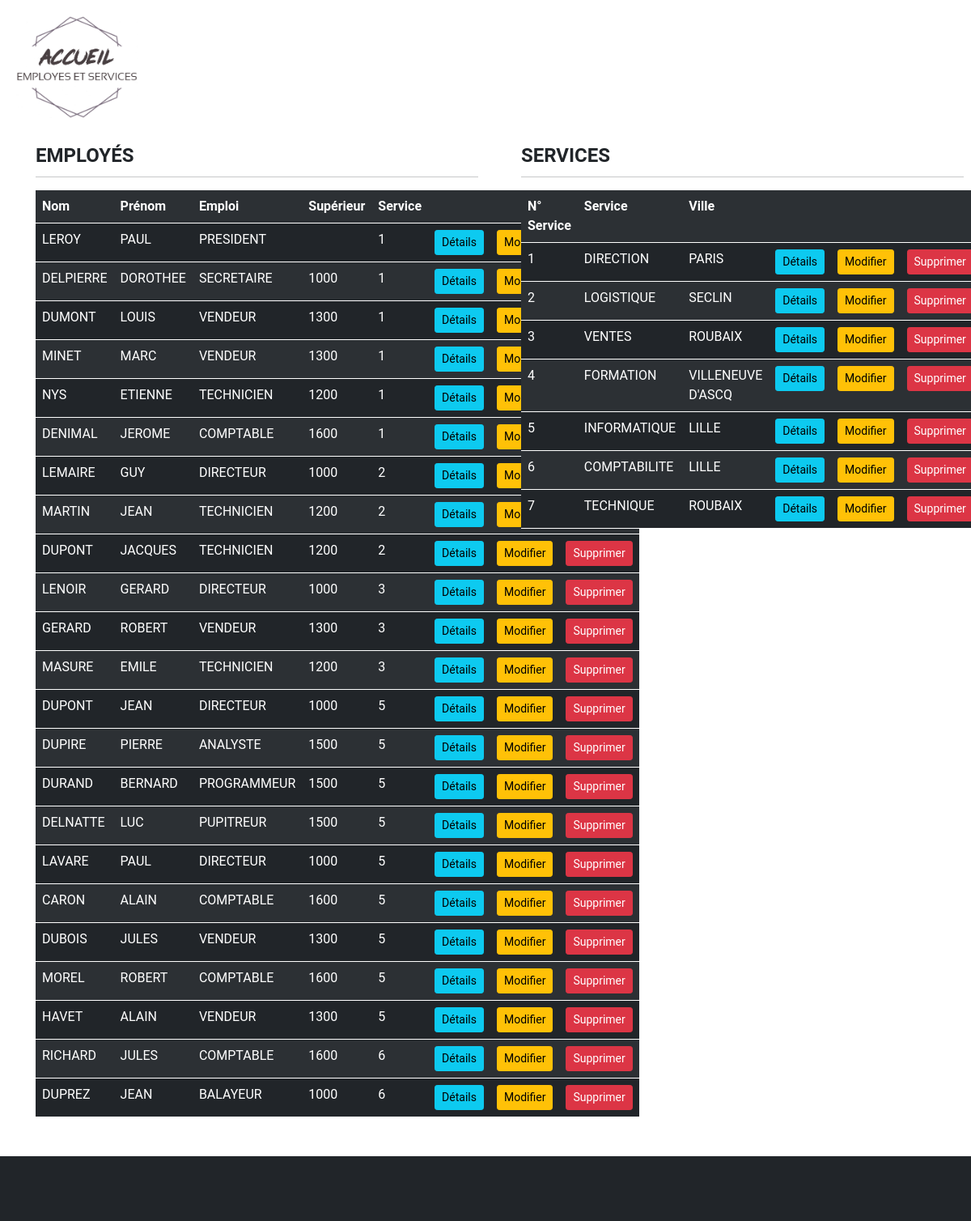
/PHP/emp_serv.php, run on the app's committed database.
### tables this page shows
CREATE TABLE employes
(
    noemp int(4) primary key NOT NULL,
    nom varchar(20),
    prenom varchar(20),
    emploi varchar(20),
    sup int(4),
    embauche date,
    sal decimal(9,2),
    comm decimal(9,2),
    noserv int(2) NOT NULL
);

CREATE TABLE services
(
    noserv int(2) NOT NULL,
    service varchar(20),
    ville varchar(20),
    primary key (noserv)
);

### PHP/emp_serv.php (the view, shortened to what this page needs)
<!DOCTYPE html>
<html lang="en">
<head>
    <link href="https://cdn.jsdelivr.net/npm/bootstrap@5.0.0-beta2/dist/css/bootstrap.min.css" rel="stylesheet">
    <link rel="stylesheet" href="emp_serv.css">
</head>
<body>
    <div class="container-fluid">
        <div class="row">
            <div class="col-lg-12">
                <header>
                    <img src="emp_serv_logo.png" alt="Accueil">
                </header>
            </div>
        </div>
        <?php
        $bdd = mysqli_init();
        mysqli_real_connect($bdd, "127.0.0.1", "root", "", "emp_serv");
        $result = mysqli_query($bdd, "select noemp, nom, prenom, emploi, sup, noserv from employes");
        $donnees = mysqli_fetch_all($result);
        ?>
        <div class="row">
            <div class="col-lg-6">
                <div class="table_emp">
                    <table class="table table-striped table-dark">
                        <legend>EMPLOYÉS</legend>
                        <hr>
                        <tr>
                            <th>Nom</th>
                            <th>Prénom</th>
                            <th>Emploi</th>
                            <th>Supérieur</th>
                            <th>Service</th>
                            <th></th>
                        </tr>
                        <?php
                        $i = 0;
                        while ($i < count($donnees)) {
                            $get_noemp = $donnees[$i][0];
                            echo "<tr><td>" . $donnees[$i][1] . "</td>";
                            echo "<td>" . $donnees[$i][2] . "</td>";
                            echo "<td>" . $donnees[$i][3] . "</td>";
                            echo "<td>" . $donnees[$i][4] . "</td>";
                            echo "<td>" . $donnees[$i][5] . "</td>";
                            echo "<td><a href='emp_serv_details.php?noemp=$get_noemp'><button class='btn btn-info btn-sm'>Détails</button></a></td>";
                            echo "<td><a href='emp_serv_modif.php?noemp=$get_noemp'><button class='btn btn-warning btn-sm'>Modifier</button></a></td>";
                            echo "<td><a href='emp_serv_supp.php?noemp=$get_noemp'><button class='btn btn-danger btn-sm'>Supprimer</button></a></td></tr>";
                            $i++;
                        }
                        ?>
                    </table>
                </div>
            </div>
            <?php
            $bdd = mysqli_init();
            mysqli_real_connect($bdd, "127.0.0.1", "root", "", "emp_serv");
            $result = mysqli_query($bdd, "select * from services");
            $donnees = mysqli_fetch_all($result);
            ?>
            <div class="col-lg-6">
                <div class="table_serv">
                    <table class="table table-striped table-dark">
                        <legend>SERVICES</legend>
                        <hr>
                        <tr>
                            <th>N° Service</th>
                            <th>Service</th>
                            <th>Ville</th>
                            <th></th>
                            <th></th>
                            <th></th>
                        </tr>
                        <?php
                        $i = 0;
                        while ($i < count($donnees)) {
                            $get_noserv = $donnees[$i][0];
                            echo "<tr><td>" . $donnees[$i][0] . "</td>";
                            echo "<td>" . $donnees[$i][1] . "</td>";
                            echo "<td>" . $donnees[$i][2] . "</td>";
                            echo "<td><a href='emp_serv_details.php?noserv=$get_noserv'><button class='btn btn-info btn-sm'>Détails</button></a></td>";
                            echo "<td><a href='emp_serv_modif.php?noserv=$get_noserv'><button class='btn btn-warning btn-sm'>Modifier</button></a></td>";
                            echo "<td><a href='emp_serv_supp.php?noserv=$get_noserv'><button class='btn btn-danger btn-sm'>Supprimer</button></a></td></tr>";
                            $i++;
                        }
                        ?>
                    </table>
                </div>
            </div>
        </div>
        <div class="row">
            <div class="col-lg-12">
                <footer>
                </footer>
            </div>
        </div>
    </div>
</body>
</html>

### PHP/emp_serv.css (style rules this page uses)
body { font-family: Roboto; }
.table-dark { border-color: white; }
header { position: relative; top: 0px; left: 0px; }
img { width: 150px; position: relative; top: 20px; left: 20px; }
.col-lg-12 { padding: 0; }
legend { font-weight: bold; }
.table_emp, .table_serv { width: 95%; position: relative; top: 3em; left: 2em; }
footer { position: relative; top: 5em; background-color: #212529; height: 5em; }

### data on the page
employes: nom "LEROY", prenom "PAUL", emploi "PRESIDENT", noserv "1"
employes: nom "DELPIERRE", prenom "DOROTHEE", emploi "SECRETAIRE", sup "1000", noserv "1"
employes: nom "DUMONT", prenom "LOUIS", emploi "VENDEUR", sup "1300", noserv "1"
employes: nom "MINET", prenom "MARC", emploi "VENDEUR", sup "1300", noserv "1"
employes: nom "NYS", prenom "ETIENNE", emploi "TECHNICIEN", sup "1200", noserv "1"
employes: nom "DENIMAL", prenom "JEROME", emploi "COMPTABLE", sup "1600", noserv "1"
employes: nom "LEMAIRE", prenom "GUY", emploi "DIRECTEUR", sup "1000", noserv "2"
employes: nom "MARTIN", prenom "JEAN", emploi "TECHNICIEN", sup "1200", noserv "2"
employes: nom "DUPONT", prenom "JACQUES", emploi "TECHNICIEN", sup "1200", noserv "2"
employes: nom "LENOIR", prenom "GERARD", emploi "DIRECTEUR", sup "1000", noserv "3"
employes: nom "GERARD", prenom "ROBERT", emploi "VENDEUR", sup "1300", noserv "3"
employes: nom "MASURE", prenom "EMILE", emploi "TECHNICIEN", sup "1200", noserv "3"
employes: nom "DUPONT", prenom "JEAN", emploi "DIRECTEUR", sup "1000", noserv "5"
employes: nom "DUPIRE", prenom "PIERRE", emploi "ANALYSTE", sup "1500", noserv "5"
employes: nom "DURAND", prenom "BERNARD", emploi "PROGRAMMEUR", sup "1500", noserv "5"
employes: nom "DELNATTE", prenom "LUC", emploi "PUPITREUR", sup "1500", noserv "5"
employes: nom "LAVARE", prenom "PAUL", emploi "DIRECTEUR", sup "1000", noserv "5"
employes: nom "CARON", prenom "ALAIN", emploi "COMPTABLE", sup "1600", noserv "5"
employes: nom "DUBOIS", prenom "JULES", emploi "VENDEUR", sup "1300", noserv "5"
employes: nom "MOREL", prenom "ROBERT", emploi "COMPTABLE", sup "1600", noserv "5"
employes: nom "HAVET", prenom "ALAIN", emploi "VENDEUR", sup "1300", noserv "5"
employes: nom "RICHARD", prenom "JULES", emploi "COMPTABLE", sup "1600", noserv "6"
employes: nom "DUPREZ", prenom "JEAN", emploi "BALAYEUR", sup "1000", noserv "6"
services: noserv "1", service "DIRECTION", ville "PARIS"
services: noserv "2", service "LOGISTIQUE", ville "SECLIN"
services: noserv "3", service "VENTES", ville "ROUBAIX"
services: noserv "4", service "FORMATION", ville "VILLENEUVE D'ASCQ"
services: noserv "5", service "INFORMATIQUE", ville "LILLE"
services: noserv "6", service "COMPTABILITE", ville "LILLE"
services: noserv "7", service "TECHNIQUE", ville "ROUBAIX"
